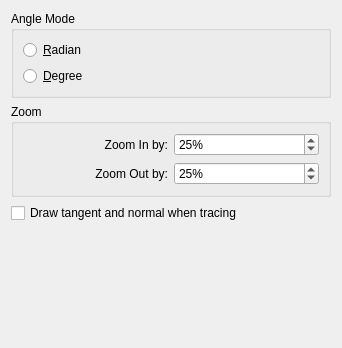
<?xml version="1.0" encoding="UTF-8"?>
<ui version="4.0">
 <class>SettingsPageGeneral</class>
 <widget class="QWidget" name="SettingsPageGeneral">
  <property name="geometry">
   <rect>
    <x>0</x>
    <y>0</y>
    <width>342</width>
    <height>348</height>
   </rect>
  </property>
  <property name="windowTitle">
   <string>General</string>
  </property>
  <layout class="QVBoxLayout" name="verticalLayout">
   <item>
    <widget class="QGroupBox" name="kcfg_anglemode">
     <property name="title">
      <string>Angle Mode</string>
     </property>
     <layout class="QVBoxLayout">
      <property name="spacing">
       <number>6</number>
      </property>
      <property name="margin">
       <number>9</number>
      </property>
      <item>
       <widget class="QRadioButton" name="radioButton1">
        <property name="toolTip">
         <string>Trigonometric functions use radian mode for angles.</string>
        </property>
        <property name="whatsThis">
         <string>Check this button to use radian mode to measure angles. This is important for trigonometric functions only.</string>
        </property>
        <property name="text">
         <string>&amp;Radian</string>
        </property>
       </widget>
      </item>
      <item>
       <widget class="QRadioButton" name="radioButton2">
        <property name="toolTip">
         <string>Trigonometric functions use degree mode for angles.</string>
        </property>
        <property name="whatsThis">
         <string>Check this button to use degree mode to measure angles. This is important for trigonometric functions only.</string>
        </property>
        <property name="text">
         <string>&amp;Degree</string>
        </property>
       </widget>
      </item>
     </layout>
    </widget>
   </item>
   <item>
    <widget class="QGroupBox" name="groupBox_4">
     <property name="title">
      <string>Zoom</string>
     </property>
     <layout class="QGridLayout">
      <property name="margin">
       <number>9</number>
      </property>
      <property name="spacing">
       <number>6</number>
      </property>
      <item row="0" column="0">
       <widget class="QLabel" name="textLabel1_2">
        <property name="text">
         <string>Zoom In by:</string>
        </property>
        <property name="alignment">
         <set>Qt::AlignRight|Qt::AlignTrailing|Qt::AlignVCenter</set>
        </property>
        <property name="buddy">
         <cstring>kcfg_zoomInStep</cstring>
        </property>
       </widget>
      </item>
      <item row="1" column="0">
       <widget class="QLabel" name="textLabel1_2_2">
        <property name="text">
         <string>Zoom Out by:</string>
        </property>
        <property name="alignment">
         <set>Qt::AlignRight|Qt::AlignTrailing|Qt::AlignVCenter</set>
        </property>
        <property name="buddy">
         <cstring>kcfg_zoomOutStep</cstring>
        </property>
       </widget>
      </item>
      <item row="1" column="1">
       <widget class="QSpinBox" name="kcfg_zoomOutStep">
        <property name="whatsThis">
         <string>The value the Zoom Out tool should use.</string>
        </property>
        <property name="value">
         <number>25</number>
        </property>
        <property name="minimum">
         <number>1</number>
        </property>
        <property name="maximum">
         <number>100</number>
        </property>
        <property name="suffix">
         <string>%</string>
        </property>
       </widget>
      </item>
      <item row="0" column="1">
       <widget class="QSpinBox" name="kcfg_zoomInStep">
        <property name="whatsThis">
         <string>The value the Zoom In tool should use.</string>
        </property>
        <property name="value">
         <number>25</number>
        </property>
        <property name="minimum">
         <number>1</number>
        </property>
        <property name="maximum">
         <number>100</number>
        </property>
        <property name="suffix">
         <string>%</string>
        </property>
       </widget>
      </item>
     </layout>
     <zorder>textLabel1_2</zorder>
     <zorder>textLabel1_2_2</zorder>
     <zorder>kcfg_zoomOutStep</zorder>
     <zorder>kcfg_zoomInStep</zorder>
    </widget>
   </item>
   <item>
    <widget class="QCheckBox" name="kcfg_DetailedTracing">
     <property name="text">
      <string>Draw tangent and normal when tracing</string>
     </property>
    </widget>
   </item>
   <item>
    <spacer>
     <property name="orientation">
      <enum>Qt::Vertical</enum>
     </property>
     <property name="sizeHint" stdset="0">
      <size>
       <width>221</width>
       <height>31</height>
      </size>
     </property>
    </spacer>
   </item>
  </layout>
 </widget>
 <resources/>
 <connections/>
</ui>
